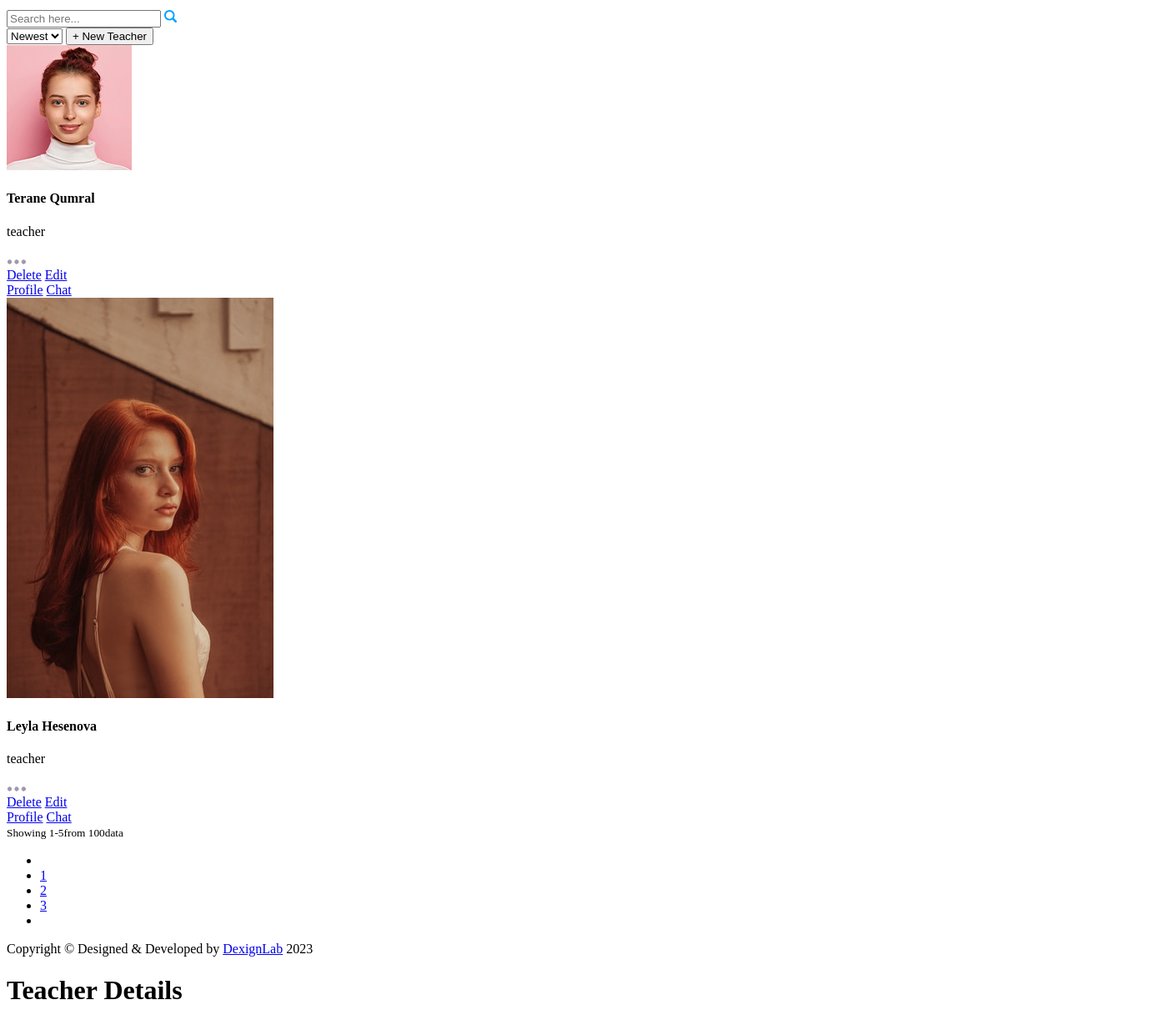
The page /teachers/ (signed in, middle part) on the database as committed earlier.
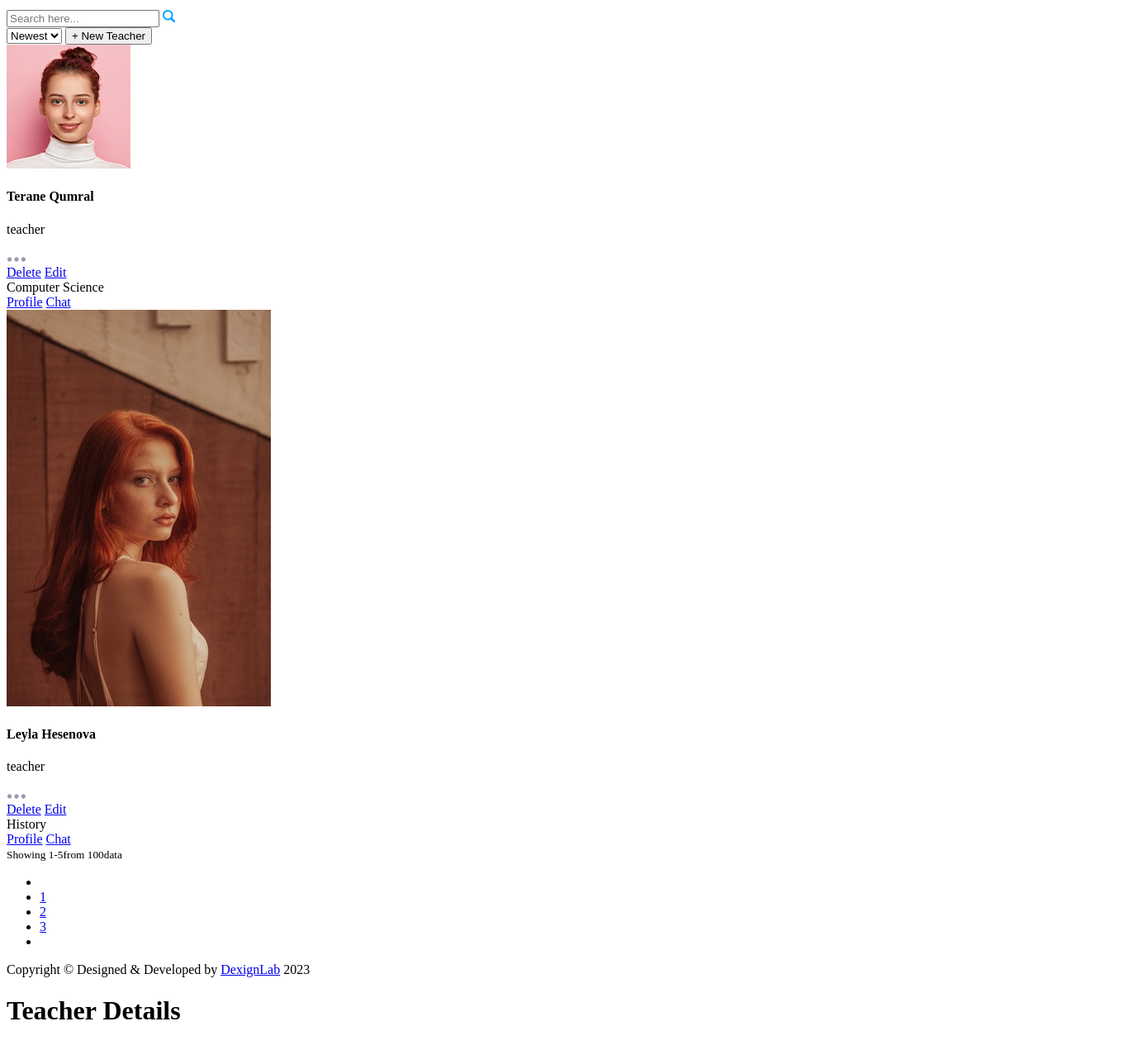
The same page on the database as committed later.
### staff/models.py (models this page shows, shortened)
class Teacher(models.Model):
    user = models.OneToOneField(User, on_delete=models.CASCADE, primary_key=True)
    students = models.ManyToManyField('Student', related_name='students')
    about_teacher=RichTextField(null=True)
    class Meta:
        verbose_name_plural = 'Teachers'

class Lesson(models.Model):
    title = models.CharField(max_length=200)
    teacher=models.ManyToManyField(Teacher, related_name='teacher_of_lesson')
    created_at = models.DateTimeField(auto_now_add=True)
    updated_at = models.DateTimeField(auto_now=True)
    class Meta:
        verbose_name_plural = 'Lessons'

### baseuser/models.py (models this page shows, shortened)
class User(AbstractUser):
    created_at = models.DateTimeField(auto_now_add=True)
    updated_at = models.DateTimeField(auto_now=True)
    gender_choice = (
        ('male', 'Male'),
        ('female', 'Female'),
    )
    gender = models.CharField(max_length=250, choices=gender_choice)
    birthdate = models.DateField()
    profile_photo = models.ImageField(default='profile_photos/default_pp.png', upload_to='profile_photos')
    user_type_names = (
        ('student', 'Student'),
        ('teacher', 'Teacher'),
        ('admin', 'Admin'),
    )
    user_type = models.CharField(max_length=500, choices=user_type_names)
    country = models.CharField(max_length=250)
    number = models.CharField(max_length=50,blank=True ,null=True)
    class Meta:
        verbose_name_plural = 'Users'

### baseuser/decorators.py (the view)
    def wrapper_func(request, *args, **kwargs):
        if request.user.user_type == 'admin':
            return view_func(request, *args, **kwargs)
        else:
            return redirect('error_permission')

### staff/views.py (called while the page is built)
@custom_login_required
@superadmin_required
def teacher_list(request):
    context={
        'teachers':Teacher.objects.all(),
    }
    return render(request,'teacher.html',context)

### staff/templates/teacher.html (shortened to what the changed rows need)
{% extends 'base_core.html' %}
{% load static %}
{% block content %}
    <div id="main-wrapper">
        <div class="content-body">
			<div class="container-fluid">
				<div class="row">
					<div class="col-xl-12">
						<div class="row">
                            <div class="col-xl-12">
                                <div class="row">
									{% for teacher in teachers  %}
                                    <div class="col-xl-3 col-lg-4 col-sm-6">
                                        <div class="card contact_list text-center">
                                            <div class="card-body">
                                                <div class="user-content">
                                                    <div class="user-info">
                                                        <div class="user-img">
                                                            <img src="{{teacher.user.profile_photo.url }}" alt="" class="avatar avatar-xl">
                                                        </div>
                                                        <div class="user-details">
                                                            <h4 class="user-name mb-0">{{teacher.user.first_name }} {{teacher.user.last_name}}</h4>
                                                            <p>{{teacher.user.user_type}}</p>
                                                        </div>
                                                    </div>
                                                    <div class="dropdown">
                                                        <a href="javascript:void(0);" class="btn sharp btn-light" data-bs-toggle="dropdown" aria-expanded="false">
                                                        </a>
                                                        <div class="dropdown-menu dropdown-menu-end">
                                                            <a class="dropdown-item" href="javascript:void(0);">Delete</a>
                                                            <a class="dropdown-item" href="javascript:void(0);">Edit</a>
                                                        </div>
                                                    </div>
                                                </div>
                                                <div class="contact-icon">
                                                    <span class="badge badge-success light">
														{% for lesson in teacher.teacher_of_lesson.all %}
															{{ lesson.title }}
														{% endfor %}
													</span>
                                                </div>
												<div class="d-flex align-items-center">
													<a href="{% url 'teacher_detail' teacher.user_id %}" class="btn  btn-primary btn-sm w-50 me-2">Profile</a>
													<a href="chat.html" class="btn  btn-light btn-sm w-50">Chat</a>
												</div>
                                            </div>
                                        </div>
                                    </div>
									{% endfor %}
								</div>
							</div>
						</div>
					</div>
				</div>
			</div>
		</div>
	</div>
		<div class="modal fade" id="exampleModal" tabindex="-1" aria-labelledby="exampleModalLabel" aria-hidden="true">
		  <div class="modal-dialog modal-dialog-center">
			<div class="modal-content">
			  <div class="modal-header">
				<h1 class="modal-title fs-5" id="exampleModalLabel">Teacher Details</h1>
			  </div>
			</div>
		  </div>
		</div>
    {% endblock %}

Rows that differ between the two databases and show on the page:
changed Teacher "Terane": gains Lesson (title "Computer Science")
changed Teacher "Leyla": gains Lesson (title "History")
